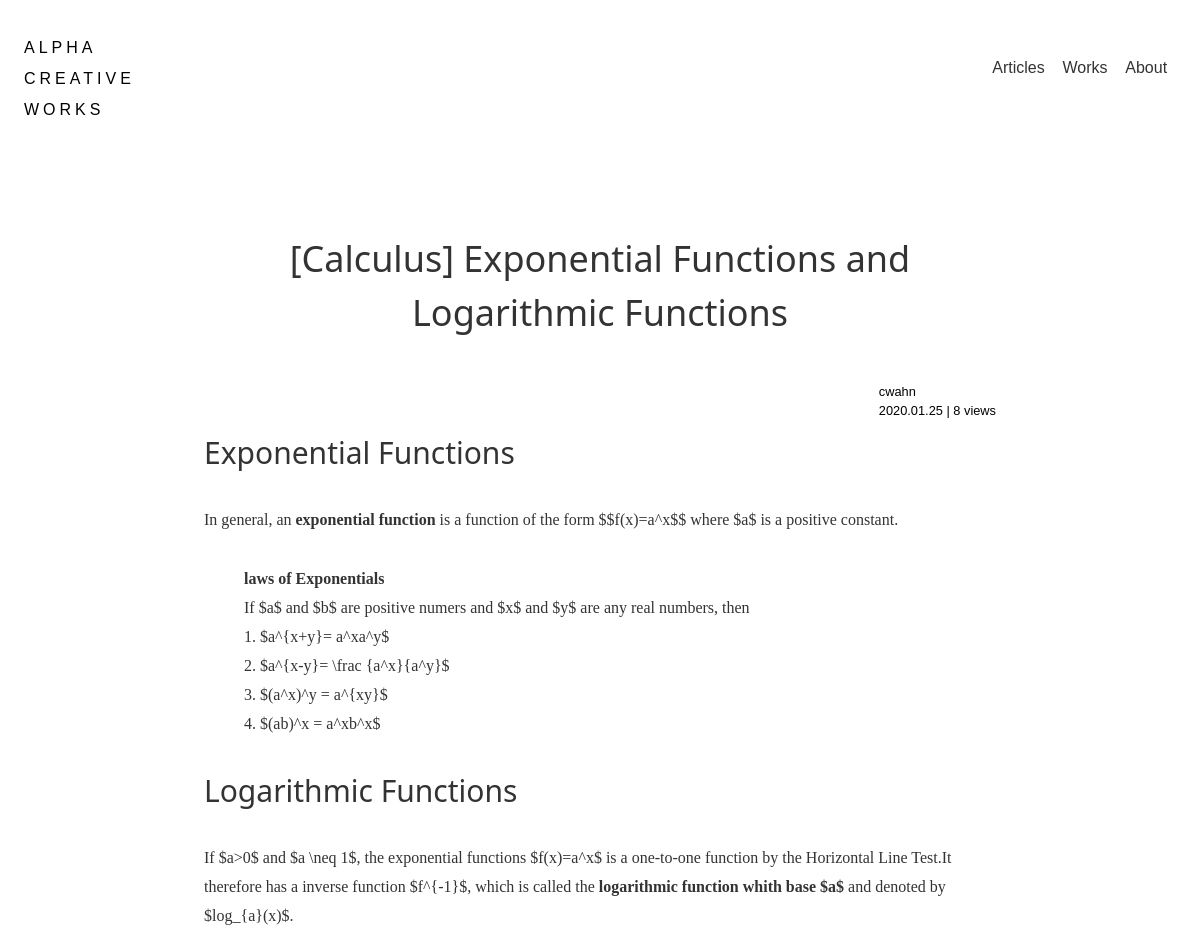
Page /article/15 (upper part) on the earlier database version.
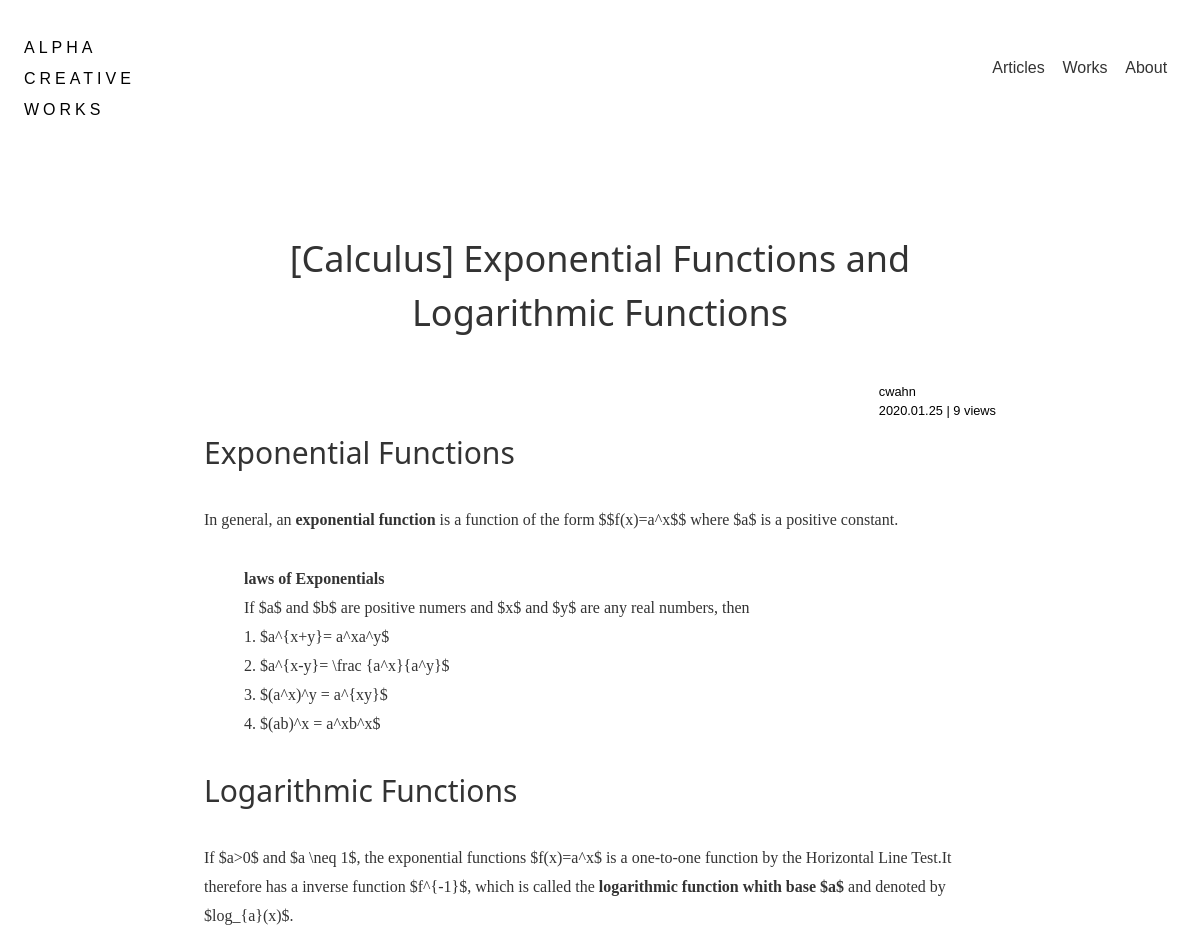
Same page on the later database version.
### blog/models.py (models this page shows, shortened)
class Article(models.Model):
    author = models.ForeignKey(
        'auth.User',
        on_delete=models.CASCADE,
        null=True,
    )
    content = MarkdownxField()
    tags = TaggableManager(
        blank=True,
    )
    date_created = models.DateTimeField(
        auto_now_add=True,
    )
    publish = models.BooleanField(
        default=True,
        blank=False,
    )
    hit_count = models.IntegerField(
        default=0,
        null=False,
        blank=False
    )
    def get_title(self):
        return self.content.split('\n')[0].replace('#', '').strip()
    def get_content(self):
        return ''.join(self.content.split('\n')[1:])
    class Meta:
        ordering = ['-date_created']

### blog/views.py (the view)
# urls.py: path('article/<int:pk>', views.article, name='article'),
def article(request, pk):
    try:
        article = get_object_or_404(Article, pk=pk, publish=True)
        context = {
            'article': article,
        }
        return render(request, 'blog/article.html', context)
    finally:
        ip = get_client_ip(request)
        hit_logs = ArticleHitCount.objects.filter(
            ip=ip,
            article=article,
            date__lte=date.today(),
            date__gte=date.today()
        )
        if hit_logs.count() == 0:
            hits = ArticleHitCount(ip=ip, article=article)
            hits.save()
            article.hit_count += 1
            article.save()

### blog/templatetags/markdown_extras.py (called while the page is built)
@register.filter()
@stringfilter
def markdown(value):
    return md.markdown(value, extensions=['markdown.extensions.fenced_code'])

### blog/views.py (called while the page is built)
def get_client_ip(request):
    x_forwarded_for = request.META.get('HTTP_X_FORWARDED_FOR')
    if x_forwarded_for:
        ip = x_forwarded_for.split(',')[0]
    else:
        ip = request.META.get('REMOTE_ADDR')
    return ip

### blog/templates/blog/article.html (shortened to what this page needs)
{% extends 'blog/base.html' %}  {% block body %} {% load markdown_extras %}
<div id="content" class=" acw3-container acw3-max-width-840">
    <div class=" acw3-padding-32">
        <h1>{{ article.get_title}}</h1>
    </div>
  <div class=" acw3-bar">
    <small class=" acw3-right">{{ article.author }} <br>
        {{ article.date_created | date:'Y.m.d'}} | {{ article.hit_count }} views</small>
  </div>
  <div>
    {{ article.get_content | markdown | safe }}
  </div>
</div>
{% endblock %}

Differences in the rows shown:
changed Article "[Calculus] Exponential Functions and Logarithmic Functions": hit_count "8" → "9"
